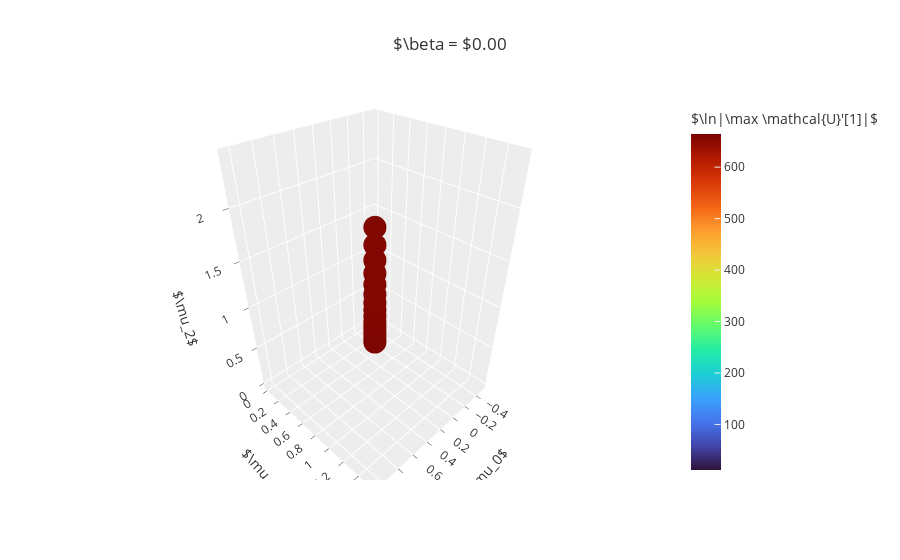

This figure's notebook cell:
### Code cell
M = 0

data = group.nth(M)
fig = px.scatter_3d(data,
                    x='mu_0',
                    y='mu_1',
                    z='mu_2',
                    color='abs_log_max_chi_1',
                    custom_data=['abs_log_max_chi_1', 'T'],
                    color_continuous_scale='turbo',
                    title=fr'$\beta = ${data["beta"].mean():.2f}')
fig.update_layout(
    scene={
        'xaxis': dict(title=r'$\mu_0$'),
        'yaxis': dict(title=r'$\mu_1$'),
        'zaxis': dict(title=r'$\mu_2$'),
    },
    coloraxis={'colorbar': dict(title='$\ln|\max \mathcal{U}\'[1]|$')},
    template='ggplot2')
fig.update_traces(
    hovertemplate=
    r'$\mu_0 = $%{x}<br>$\mu_1 = $%{y}<br>$\mu_2 = $%{z}<br>$\ln|\max \mathcal{U}\'[0]| = $%{customdata[0]}<br>$T = $%{customdata[1]}'
)
fig.update
fig.show()

### Figure 1 — Plotly figure (JSON) as saved in the notebook; plotly's stock layout.template omitted (floating-point values rounded to 4 significant figures)
{"data": [{"customdata": [[11.47, 0], [617.8, 0.05], [618.7, 0.1], [664.4, 0.15], [664.3, 0.2], [616.2, 0.25], [662.2, 0.3], [664.4, 0.35], [662.5, 0.4], [649.4, 0.45], [663.7, 0.5], [662.4, 0.55], [657.5, 0.6], [655.5, 0.65], [663.8, 0.7], [662.9, 0.75], [662.2, 0.8], [661.7, 0.85], [661.2, 0.9], [660.8, 0.95], [660.4, 1], [660.0, 1.05], [659.7, 1.1], [659.4, 1.15], [659.0, 1.2], [658.6, 1.25], [658.3, 1.3], [657.9, 1.35], [657.8, 1.4], [657.7, 1.45], [657.8, 1.5], [658.1, 1.55]], "hovertemplate": "$\\mu_0 = $%{x}<br>$\\mu_1 = $%{y}<br>$\\mu_2 = $%{z}<br>$\\ln|\\max \\mathcal{U}\\'[0]| = $%{customdata[0]}<br>$T = $%{customdata[1]}", "legendgroup": "", "marker": {"color": [11.47, 617.8, 618.7, 664.4, 664.3, 616.2, 662.2, 664.4, 662.5, 649.4, 663.7, 662.4, 657.5, 655.5, 663.8, 662.9, 662.2, 661.7, 661.2, 660.8, 660.4, 660.0, 659.7, 659.4, 659.0, 658.6, 658.3, 657.9, 657.8, 657.7, 657.8, 658.1], "coloraxis": "coloraxis", "symbol": "circle"}, "mode": "markers", "name": "", "scene": "scene", "showlegend": false, "type": "scatter3d", "x": [-0.5, -0.45, -0.4, -0.35, -0.3, -0.25, -0.2, -0.15, -0.1, -0.05, 0, 0.05, 0.1, 0.15, 0.2, 0.25, 0.3, 0.35, 0.4, 0.45, 0.5, 0.55, 0.6, 0.65, 0.7, 0.75, 0.8, 0.85, 0.9, 0.95, 1, 1.05], "y": [0, 0.05, 0.1, 0.15, 0.2, 0.25, 0.3, 0.35, 0.4, 0.45, 0.5, 0.55, 0.6, 0.65, 0.7, 0.75, 0.8, 0.85, 0.9, 0.95, 1, 1.05, 1.1, 1.15, 1.2, 1.25, 1.3, 1.35, 1.4, 1.45, 1.5, 1.55], "z": [0, 0.0025, 0.01, 0.0225, 0.04, 0.0625, 0.09, 0.1225, 0.16, 0.2025, 0.25, 0.3025, 0.36, 0.4225, 0.49, 0.5625, 0.64, 0.7225, 0.81, 0.9025, 1, 1.103, 1.21, 1.322, 1.44, 1.562, 1.69, 1.823, 1.96, 2.103, 2.25, 2.403]}], "layout": {"coloraxis": {"colorbar": {"title": {"text": "$\\ln|\\max \\mathcal{U}'[1]|$"}}, "colorscale": [[0, "#30123b"], [0.07143, "#4145ab"], [0.1429, "#4675ed"], [0.2143, "#39a2fc"], [0.2857, "#1bcfd4"], [0.3571, "#24eca6"], [0.4286, "#61fc6c"], [0.5, "#a4fc3b"], [0.5714, "#d1e834"], [0.6429, "#f3c63a"], [0.7143, "#fe9b2d"], [0.7857, "#f36315"], [0.8571, "#d93806"], [0.9286, "#b11901"], [1, "#7a0402"]]}, "legend": {"tracegroupgap": 0}, "scene": {"domain": {"x": [0, 1], "y": [0, 1]}, "xaxis": {"title": {"text": "$\\mu_0$"}}, "yaxis": {"title": {"text": "$\\mu_1$"}}, "zaxis": {"title": {"text": "$\\mu_2$"}}}, "title": {"text": "$\\beta = $0.00"}}}
